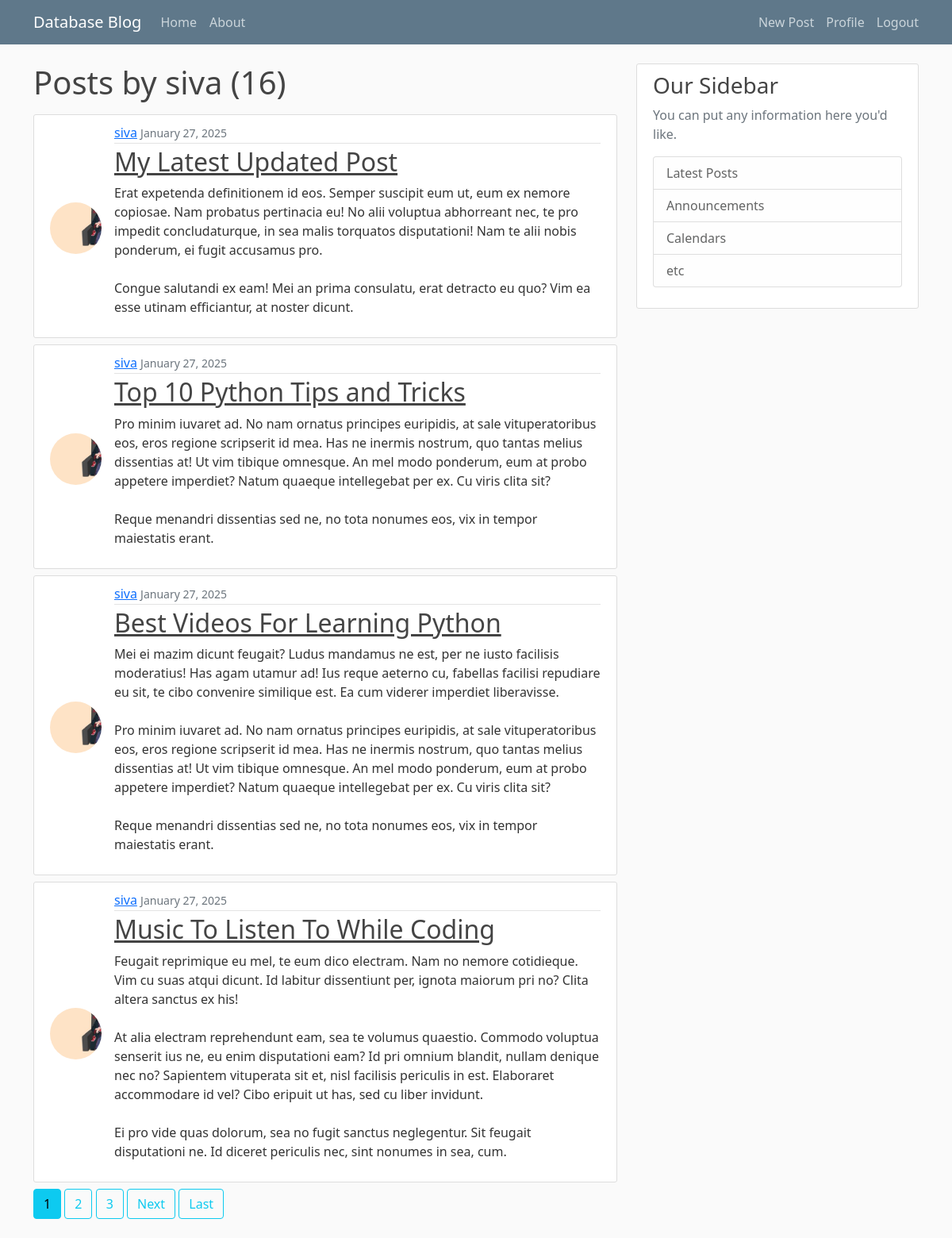
The app's page /user/siva/ (signed in) with its own data.
### app/models.py (models this page shows, shortened)
class Post(models.Model):
    title = models.CharField(max_length=100)
    content = models.TextField()
    date_posted = models.DateTimeField(default=timezone.now)
    author = models.ForeignKey(User, on_delete=models.CASCADE)

### users/models.py (models this page shows, shortened)
class Profile(models.Model):
    user = models.OneToOneField(User, on_delete=models.CASCADE)
    image = models.ImageField(default='default.jpg', upload_to='profile_pics')

### app/views.py (the view)
# urls.py: path('user/<username>/', UserPostListView.as_view(), name='user-posts'),
class UserPostListView(ListView):
    model = Post
    template_name = 'blog/user_posts.html'
    context_object_name = 'posts'
    paginate_by = 4
    def get_queryset(self):
        user = get_object_or_404(User, username=self.kwargs.get('username'))
        return Post.objects.filter(author=user).order_by('-date_posted')

### app/templates/blog/user_posts.html (shortened to what this page needs)
{% extends "blog/base.html" %}
{% block content %}
    <h1 class="mb-3" > Posts by {{ view.kwargs.username }} ({{ page_obj.paginator.count }}) </h1>
    {% for post in posts %}
    <article class="media content-section d-flex align-items-center mb-2 ">
      <img class="rounded-circle article-img mr-3" src="{{ post.author.profile.image.url }}">
      <div class="media-body">
        <div class="article-metadata">
          <a class="mb-2" href=" {% url 'user-posts' post.author.username %} ">{{ post.author }}</a>
          <small class="text-muted">{{ post.date_posted|date:"F d, Y" }}</small>
        </div>
        <h2><a class="article-title" href="{% url 'post-detail' post.id %}">{{ post.title }}</a></h2>
        <p class="article-content">{{ post.content }}</p>
      </div>
    </article>
    {% endfor %}
    {% if is_paginated %}
      {% for num in page_obj.paginator.page_range %}
        {% if page_obj.number == num %}
          <a class="btn btn-info mb-4" href="?page={{num}}">{{num}}</a>
        {% elif num > page_obj.number|add:'-3' and num < page_obj.number|add:'3' %}
          <a class="btn btn-outline-info mb-4" href="?page={{num}}">{{num}}</a>
        {% endif %}
      {% endfor %}
      {% if page_obj.has_next %}
        <a class="btn btn-outline-info mb-4" href="?page={{ page_obj.next_page_number }}">Next</a>
        <a class="btn btn-outline-info mb-4" href="?page={{ page_obj.paginator.num_pages }}">Last</a>
      {% endif %}
    {% endif %}
{% endblock content %}

### app/static/blog/main.css (style rules this page uses)
body { background: #fafafa; color: #333333; margin-top: 5rem; }
h1, h2, h3, h4, h5, h6 { color: #444444; }
.content-section { background: #ffffff; padding: 10px 20px; border: 1px solid #dddddd; border-radius: 3px; margin-bottom: 20px; }
.article-title { color: #444444; }
.article-content { white-space: pre-line; }
.article-img { height: 65px; width: 65px; margin-right: 16px; object-fit: cover; margin-top: 5px; }
.article-metadata { padding-bottom: 1px; margin-bottom: 4px; border-bottom: 1px solid #e3e3e3 }
.media-body { flex: 1; }

### records on screen
Post: author.profile.image (picture), author "siva", date_posted "January 27, 2025", title "My Latest Updated Post", content "Erat expetenda definitionem id eos. Semper suscipit eum ut, eum ex nemore copiosae. Nam probatus pertinacia eu! No alii voluptua abhorreant nec, te pro impedit concludaturque, in sea malis torquatos disputationi! Nam te alii nobis ponderum, ei fugit accusamus pro. Congue salutandi ex eam! Mei an prima consulatu, erat detracto eu quo? Vim ea esse utinam efficiantur, at noster dicunt."
Post: author.profile.image (picture), author "siva", date_posted "January 27, 2025", title "Top 10 Python Tips and Tricks", content "Pro minim iuvaret ad. No nam ornatus principes euripidis, at sale vituperatoribus eos, eros regione scripserit id mea. Has ne inermis nostrum, quo tantas melius dissentias at! Ut vim tibique omnesque. An mel modo ponderum, eum at probo appetere imperdiet? Natum quaeque intellegebat per ex. Cu viris clita sit? Reque menandri dissentias sed ne, no tota nonumes eos, vix in tempor maiestatis erant."
Post: author.profile.image (picture), author "siva", date_posted "January 27, 2025", title "Best Videos For Learning Python", content "Mei ei mazim dicunt feugait? Ludus mandamus ne est, per ne iusto facilisis moderatius! Has agam utamur ad! Ius reque aeterno cu, fabellas facilisi repudiare eu sit, te cibo convenire similique est. Ea cum viderer imperdiet liberavisse. Pro minim iuvaret ad. No nam ornatus principes euripidis, at sale vituperatoribus eos, eros regione scripserit id mea. Has ne inermis nostrum, quo tantas melius dissentias at! Ut vim tibique omnesque. An mel modo ponderum, eum at probo appetere imperdiet? Natum quaeque intellegebat per ex. Cu viris clita sit? Reque menandri dissentias sed ne, no tota nonumes eos, vix in tempor maiestatis erant."
Post: author.profile.image (picture), author "siva", date_posted "January 27, 2025", title "Music To Listen To While Coding", content "Feugait reprimique eu mel, te eum dico electram. Nam no nemore cotidieque. Vim cu suas atqui dicunt. Id labitur dissentiunt per, ignota maiorum pri no? Clita altera sanctus ex his! At alia electram reprehendunt eam, sea te volumus quaestio. Commodo voluptua senserit ius ne, eu enim disputationi eam? Id pri omnium blandit, nullam denique nec no? Sapientem vituperata sit et, nisl facilisis periculis in est. Elaboraret accommodare id vel? Cibo eripuit ut has, sed cu liber invidunt. Ei pro vide quas dolorum, sea no fugit sanctus neglegentur. Sit feugait disputationi ne. Id diceret periculis nec, sint nonumes in sea, cum."

### other values on screen
{{ view.kwargs.username }} "siva"
{{ page_obj.paginator.count }} "16"
{{ num }} "1"
{{ num }} "2" "3"
